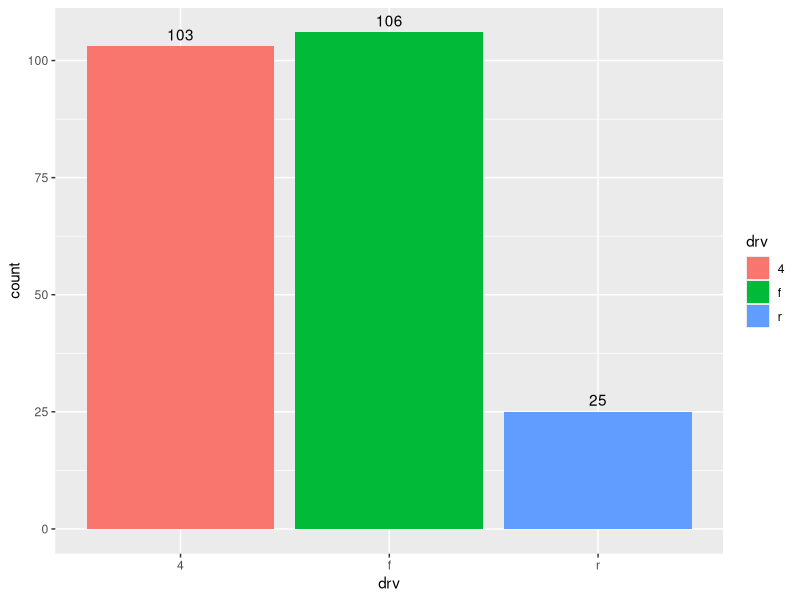
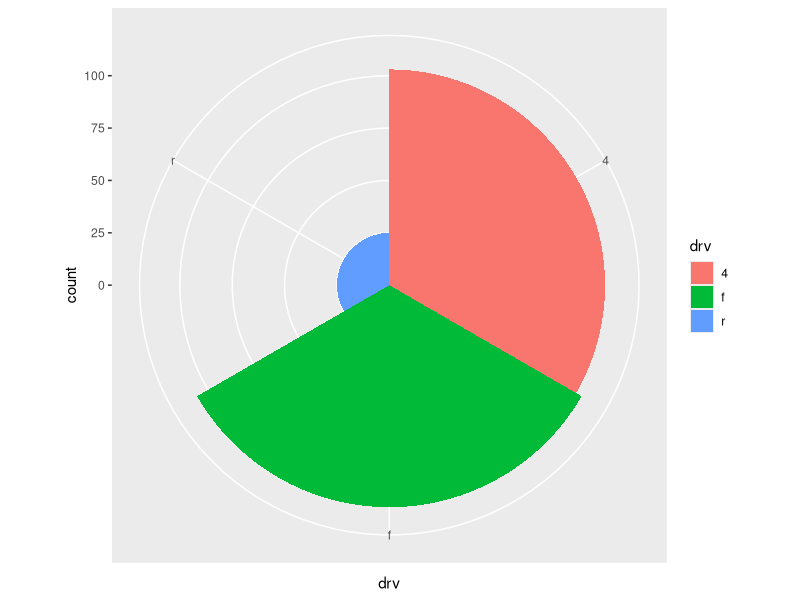
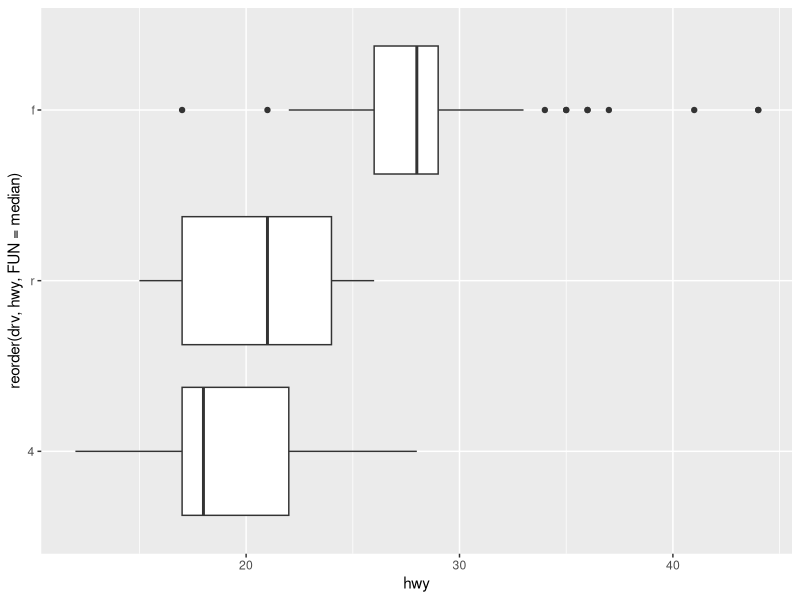
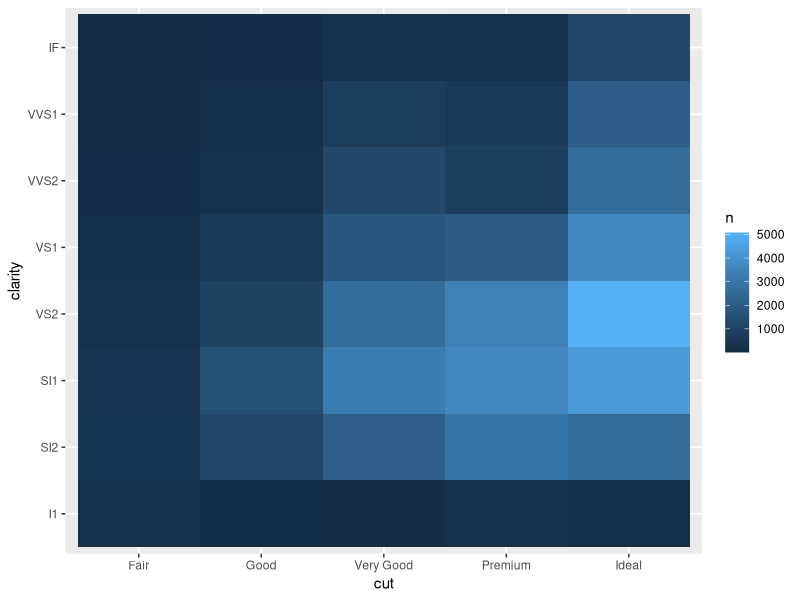
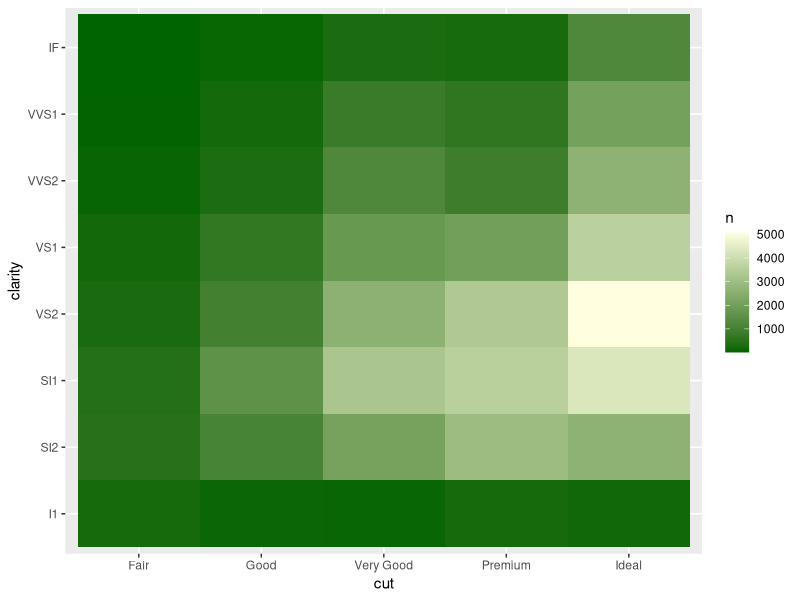
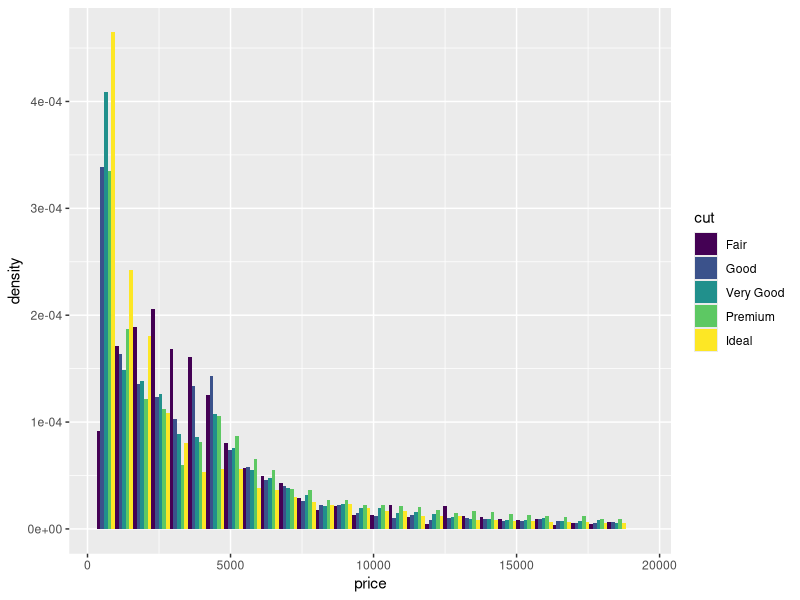
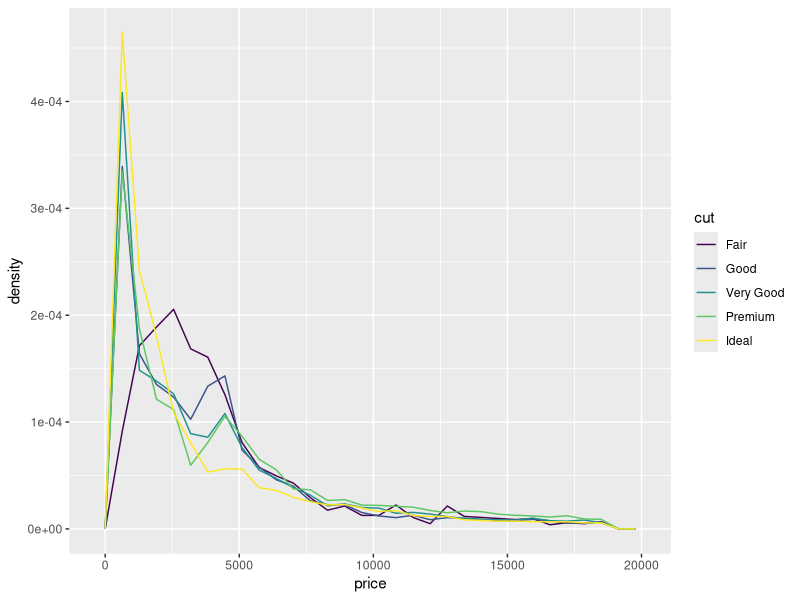
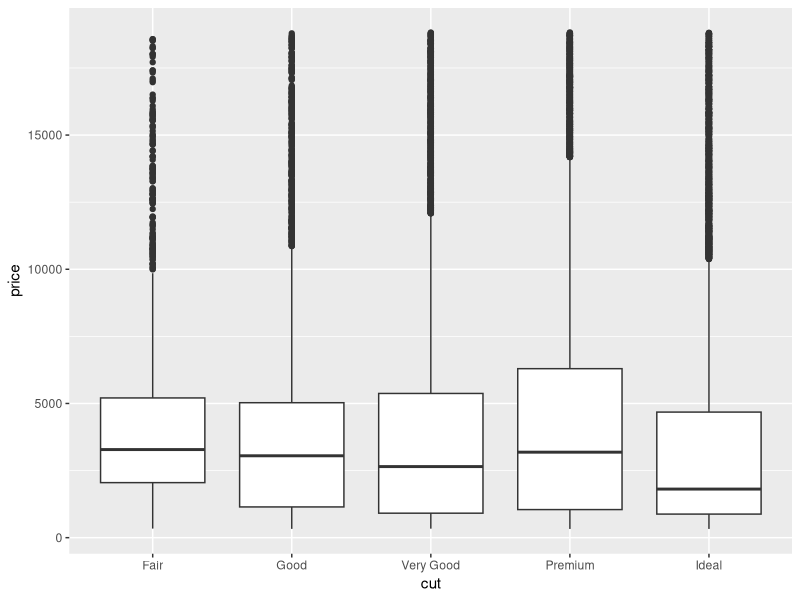

These figures' R source, in order:
## ---- chunk 1
# install the tidyverse package first if you have not done it yet.
#install.packages("tidyverse") # you can comment out this line after you have installed `tidyverse`

library(tidyverse) # for the `ggplot2` package
## ---- chunk 2
?mpg
dim(mpg)  # dimension of the table
names(mpg)  # list the variables in mpg
str(mpg)  # list the structures in mpg
glimpse(mpg) # get a glimpse of the mpg data
## ---- chunk 3
ggplot(data = mpg, mapping = aes(x = drv, fill = drv)) + # x axis and color using drv
  geom_bar() + 
  geom_text(stat = 'count', # using count (frequency)
            mapping = aes(label = ..count..), # adds labels for each count 
            vjust = -.5) # moves the label to slightly above the bars 
## ---- chunk 4
ggplot(data = mpg) + 
  geom_bar(mapping = aes(x = drv, fill = drv), #same data and coloring as previous plot
           width = 1) + 
  coord_polar() # changes to polar coordinate chart 
## ---- chunk 5
ggplot(data = mpg) + 
  geom_boxplot(mapping = aes(x = reorder(drv, hwy, FUN = median), y = hwy)) + # generate boxplot where  x = drv, y = hwy, then order using median
  coord_flip() # flip to horizontal
## ---- chunk 6
?diamonds
dim(diamonds)  # dimension of the table
diamonds # print/view diamonds
str(diamonds)  # list the structures in diamonds
glimpse(diamonds) # get a glimpse of the data
## ---- chunk 7
ggplot(data = count(x = diamonds, cut, clarity)) + #using cut and clarity data from diamonds
geom_tile(mapping = aes(x = cut, y = clarity, fill = n)) # x = cut, y = clarity, fill using count
## ---- chunk 8
ggplot(data = count(x = diamonds, cut, clarity)) + 
geom_tile(mapping = aes(x = cut, y = clarity, fill = n)) + #tile x = cut, y = clarity, fill = count
  scale_fill_gradient(low = "darkgreen", high = "lightyellow") #custom gradient used for fill 
## ---- chunk 9
ggplot(data = diamonds) + 
  geom_histogram(aes(x = price, y = ..density.., fill = cut), position = "dodge")

## ---- chunk 10
ggplot( data = diamonds) + 
  geom_freqpoly(aes(x = price, y = ..density.., color = cut)) # freqpoly x = price, y = density, and color = cut

## ---- chunk 11
ggplot(data = diamonds) + 
  geom_boxplot(mapping = aes(x = cut, y = price)) # vertical boxplot x = cut y = price
## ---- chunk 12
ggplot( data = diamonds)+ 
  geom_violin(mapping = aes(x = cut, y = price)) # violin x = cut y = price
